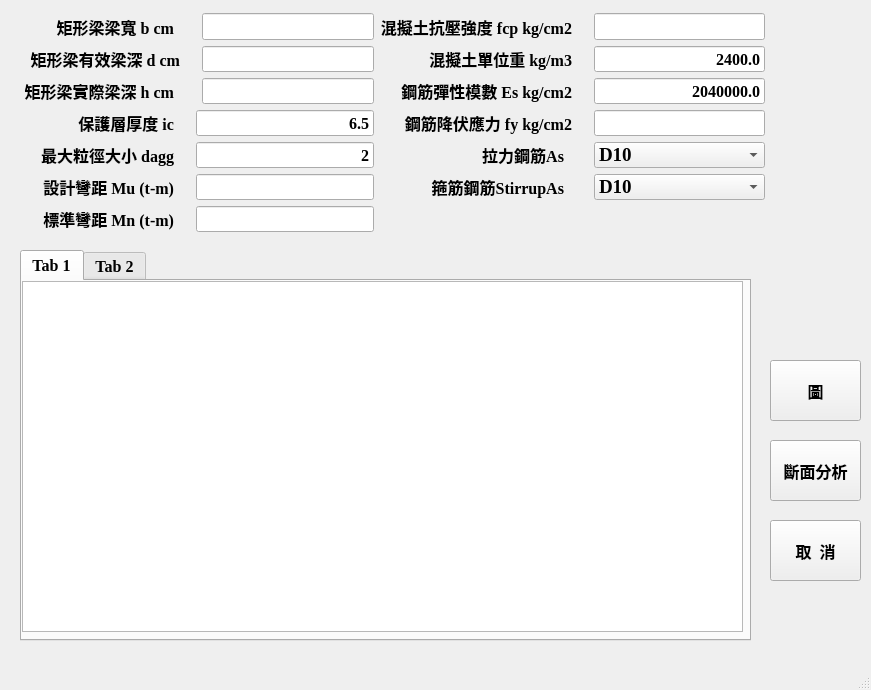
<?xml version="1.0" encoding="UTF-8"?>
<ui version="4.0">
 <class>D001_MainWindow</class>
 <widget class="QMainWindow" name="D001_MainWindow">
  <property name="geometry">
   <rect>
    <x>0</x>
    <y>0</y>
    <width>871</width>
    <height>690</height>
   </rect>
  </property>
  <property name="windowTitle">
   <string>單筋梁設計</string>
  </property>
  <widget class="QWidget" name="centralwidget">
   <widget class="QPushButton" name="btn_Cancel">
    <property name="geometry">
     <rect>
      <x>770</x>
      <y>520</y>
      <width>91</width>
      <height>61</height>
     </rect>
    </property>
    <property name="font">
     <font>
      <family>Times New Roman</family>
      <pointsize>12</pointsize>
      <weight>75</weight>
      <bold>true</bold>
     </font>
    </property>
    <property name="text">
     <string>取  消</string>
    </property>
   </widget>
   <widget class="QPushButton" name="btn_Enter">
    <property name="geometry">
     <rect>
      <x>770</x>
      <y>440</y>
      <width>91</width>
      <height>61</height>
     </rect>
    </property>
    <property name="font">
     <font>
      <family>Times New Roman</family>
      <pointsize>12</pointsize>
      <weight>75</weight>
      <bold>true</bold>
     </font>
    </property>
    <property name="text">
     <string>斷面分析</string>
    </property>
   </widget>
   <widget class="QTabWidget" name="tabWidget">
    <property name="geometry">
     <rect>
      <x>20</x>
      <y>250</y>
      <width>731</width>
      <height>391</height>
     </rect>
    </property>
    <property name="font">
     <font>
      <family>Times New Roman</family>
      <pointsize>12</pointsize>
      <weight>75</weight>
      <bold>true</bold>
     </font>
    </property>
    <property name="currentIndex">
     <number>0</number>
    </property>
    <property name="tabBarAutoHide">
     <bool>true</bool>
    </property>
    <widget class="QWidget" name="tab">
     <attribute name="title">
      <string>Tab 1</string>
     </attribute>
     <widget class="QListWidget" name="listWidget">
      <property name="geometry">
       <rect>
        <x>0</x>
        <y>0</y>
        <width>721</width>
        <height>351</height>
       </rect>
      </property>
      <property name="font">
       <font>
        <family>Times New Roman</family>
        <pointsize>12</pointsize>
        <weight>75</weight>
        <bold>true</bold>
       </font>
      </property>
     </widget>
    </widget>
    <widget class="QWidget" name="tab_2">
     <attribute name="title">
      <string>Tab 2</string>
     </attribute>
     <widget class="QWidget" name="layoutWidget">
      <property name="geometry">
       <rect>
        <x>0</x>
        <y>1</y>
        <width>711</width>
        <height>346</height>
       </rect>
      </property>
      <layout class="QGridLayout" name="gridLayout_2">
       <item row="2" column="2">
        <widget class="QLabel" name="label_9">
         <property name="font">
          <font>
           <family>Times New Roman</family>
           <pointsize>12</pointsize>
           <weight>75</weight>
           <bold>true</bold>
          </font>
         </property>
         <property name="text">
          <string>鋼筋降伏強度 (Kg/cm2) fy</string>
         </property>
        </widget>
       </item>
       <item row="0" column="0" colspan="4">
        <widget class="QLabel" name="label_62">
         <property name="font">
          <font>
           <family>Times New Roman</family>
           <pointsize>12</pointsize>
           <weight>75</weight>
           <bold>true</bold>
          </font>
         </property>
         <property name="text">
          <string>單筋矩形梁斷面設計							</string>
         </property>
         <property name="alignment">
          <set>Qt::AlignCenter</set>
         </property>
        </widget>
       </item>
       <item row="3" column="2">
        <widget class="QLabel" name="label_13">
         <property name="font">
          <font>
           <family>Times New Roman</family>
           <pointsize>12</pointsize>
           <weight>75</weight>
           <bold>true</bold>
          </font>
         </property>
         <property name="text">
          <string>鋼筋彈性模數 Kg/cm2</string>
         </property>
        </widget>
       </item>
       <item row="3" column="1">
        <widget class="QLabel" name="label_ic">
         <property name="font">
          <font>
           <family>Times New Roman</family>
           <pointsize>12</pointsize>
           <weight>75</weight>
           <bold>true</bold>
          </font>
         </property>
         <property name="text">
          <string>7.00 </string>
         </property>
        </widget>
       </item>
       <item row="3" column="3">
        <widget class="QLabel" name="label_Es">
         <property name="font">
          <font>
           <family>Times New Roman</family>
           <pointsize>12</pointsize>
           <weight>75</weight>
           <bold>true</bold>
          </font>
         </property>
         <property name="text">
          <string>2040000 </string>
         </property>
        </widget>
       </item>
       <item row="1" column="2">
        <widget class="QLabel" name="label_5">
         <property name="font">
          <font>
           <family>Times New Roman</family>
           <pointsize>12</pointsize>
           <weight>75</weight>
           <bold>true</bold>
          </font>
         </property>
         <property name="text">
          <string>混凝土抗壓強度(kg/cm2)fc'</string>
         </property>
        </widget>
       </item>
       <item row="4" column="0">
        <widget class="QLabel" name="label_16">
         <property name="font">
          <font>
           <family>Times New Roman</family>
           <pointsize>12</pointsize>
           <weight>75</weight>
           <bold>true</bold>
          </font>
         </property>
         <property name="text">
          <string>標稱彎矩Mn (t-m)		</string>
         </property>
        </widget>
       </item>
       <item row="4" column="1">
        <widget class="QLabel" name="label_Mn">
         <property name="font">
          <font>
           <family>Times New Roman</family>
           <pointsize>12</pointsize>
           <weight>75</weight>
           <bold>true</bold>
          </font>
         </property>
         <property name="text">
          <string>20.00 </string>
         </property>
        </widget>
       </item>
       <item row="3" column="0">
        <widget class="QLabel" name="label_12">
         <property name="font">
          <font>
           <family>Times New Roman</family>
           <pointsize>12</pointsize>
           <weight>75</weight>
           <bold>true</bold>
          </font>
         </property>
         <property name="text">
          <string>鋼筋保護層厚度 cm</string>
         </property>
        </widget>
       </item>
       <item row="2" column="0">
        <widget class="QLabel" name="label_8">
         <property name="font">
          <font>
           <family>Times New Roman</family>
           <pointsize>12</pointsize>
           <weight>75</weight>
           <bold>true</bold>
          </font>
         </property>
         <property name="text">
          <string>矩形梁實際梁深 (cm) h</string>
         </property>
        </widget>
       </item>
       <item row="2" column="3">
        <widget class="QLabel" name="label_fy">
         <property name="font">
          <font>
           <family>Times New Roman</family>
           <pointsize>12</pointsize>
           <weight>75</weight>
           <bold>true</bold>
          </font>
         </property>
         <property name="text">
          <string>2800</string>
         </property>
        </widget>
       </item>
       <item row="1" column="1">
        <widget class="QLabel" name="label_b">
         <property name="font">
          <font>
           <family>Times New Roman</family>
           <pointsize>12</pointsize>
           <weight>75</weight>
           <bold>true</bold>
          </font>
         </property>
         <property name="text">
          <string>30.00 </string>
         </property>
        </widget>
       </item>
       <item row="4" column="2">
        <widget class="QLabel" name="label_17">
         <property name="font">
          <font>
           <family>Times New Roman</family>
           <pointsize>12</pointsize>
           <weight>75</weight>
           <bold>true</bold>
          </font>
         </property>
         <property name="text">
          <string>設計彎矩  Mu (t-m)</string>
         </property>
        </widget>
       </item>
       <item row="2" column="1">
        <widget class="QLabel" name="label_h">
         <property name="font">
          <font>
           <family>Times New Roman</family>
           <pointsize>12</pointsize>
           <weight>75</weight>
           <bold>true</bold>
          </font>
         </property>
         <property name="text">
          <string>53.00 </string>
         </property>
        </widget>
       </item>
       <item row="1" column="3">
        <widget class="QLabel" name="label_fcp">
         <property name="font">
          <font>
           <family>Times New Roman</family>
           <pointsize>12</pointsize>
           <weight>75</weight>
           <bold>true</bold>
          </font>
         </property>
         <property name="text">
          <string>210</string>
         </property>
        </widget>
       </item>
       <item row="1" column="0">
        <widget class="QLabel" name="label_3">
         <property name="font">
          <font>
           <family>Times New Roman</family>
           <pointsize>12</pointsize>
           <weight>75</weight>
           <bold>true</bold>
          </font>
         </property>
         <property name="text">
          <string>矩形梁梁寬 (cm) b</string>
         </property>
        </widget>
       </item>
       <item row="9" column="2">
        <widget class="QLabel" name="label_37">
         <property name="font">
          <font>
           <family>Times New Roman</family>
           <pointsize>12</pointsize>
           <weight>75</weight>
           <bold>true</bold>
          </font>
         </property>
         <property name="text">
          <string>最小鋼筋量</string>
         </property>
        </widget>
       </item>
       <item row="11" column="3">
        <widget class="QLabel" name="label_Rn">
         <property name="font">
          <font>
           <family>Times New Roman</family>
           <pointsize>12</pointsize>
           <weight>75</weight>
           <bold>true</bold>
          </font>
         </property>
         <property name="text">
          <string>33.32 </string>
         </property>
        </widget>
       </item>
       <item row="12" column="1">
        <widget class="QLabel" name="label_R_req">
         <property name="font">
          <font>
           <family>Times New Roman</family>
           <pointsize>12</pointsize>
           <weight>75</weight>
           <bold>true</bold>
          </font>
         </property>
         <property name="text">
          <string>0.01328 </string>
         </property>
        </widget>
       </item>
       <item row="6" column="0" colspan="4">
        <widget class="QLabel" name="label_65">
         <property name="font">
          <font>
           <family>Times New Roman</family>
           <pointsize>12</pointsize>
           <weight>75</weight>
           <bold>true</bold>
          </font>
         </property>
         <property name="text">
          <string>已知梁寬, 求斷面有效深度及鋼筋量							</string>
         </property>
         <property name="alignment">
          <set>Qt::AlignCenter</set>
         </property>
        </widget>
       </item>
       <item row="7" column="3">
        <widget class="QLabel" name="label_a">
         <property name="font">
          <font>
           <family>Times New Roman</family>
           <pointsize>12</pointsize>
           <weight>75</weight>
           <bold>true</bold>
          </font>
         </property>
         <property name="text">
          <string>26.09 </string>
         </property>
        </widget>
       </item>
       <item row="12" column="2">
        <widget class="QLabel" name="label_45">
         <property name="font">
          <font>
           <family>Times New Roman</family>
           <pointsize>12</pointsize>
           <weight>75</weight>
           <bold>true</bold>
          </font>
         </property>
         <property name="text">
          <string>需要的鋼筋量 As cm2</string>
         </property>
        </widget>
       </item>
       <item row="12" column="3">
        <widget class="QLabel" name="label_AreaS">
         <property name="font">
          <font>
           <family>Times New Roman</family>
           <pointsize>12</pointsize>
           <weight>75</weight>
           <bold>true</bold>
          </font>
         </property>
         <property name="text">
          <string>17.83 </string>
         </property>
        </widget>
       </item>
       <item row="10" column="2">
        <widget class="QLabel" name="label_41">
         <property name="font">
          <font>
           <family>Times New Roman</family>
           <pointsize>12</pointsize>
           <weight>75</weight>
           <bold>true</bold>
          </font>
         </property>
         <property name="text">
          <string>最大鋼筋量</string>
         </property>
        </widget>
       </item>
       <item row="8" column="1">
        <widget class="QLabel" name="label_beta">
         <property name="font">
          <font>
           <family>Times New Roman</family>
           <pointsize>12</pointsize>
           <weight>75</weight>
           <bold>true</bold>
          </font>
         </property>
         <property name="text">
          <string>0.850 </string>
         </property>
        </widget>
       </item>
       <item row="11" column="2">
        <widget class="QLabel" name="label_44">
         <property name="font">
          <font>
           <family>Times New Roman</family>
           <pointsize>12</pointsize>
           <weight>75</weight>
           <bold>true</bold>
          </font>
         </property>
         <property name="text">
          <string> Rn kg/cm2</string>
         </property>
        </widget>
       </item>
       <item row="12" column="0">
        <widget class="QLabel" name="label_52">
         <property name="font">
          <font>
           <family>Times New Roman</family>
           <pointsize>12</pointsize>
           <weight>75</weight>
           <bold>true</bold>
          </font>
         </property>
         <property name="text">
          <string>需要的鋼筋比ρ</string>
         </property>
        </widget>
       </item>
       <item row="5" column="1">
        <widget class="QLabel" name="label_D">
         <property name="font">
          <font>
           <family>Times New Roman</family>
           <pointsize>12</pointsize>
           <weight>75</weight>
           <bold>true</bold>
          </font>
         </property>
         <property name="text">
          <string>44.73 </string>
         </property>
        </widget>
       </item>
       <item row="4" column="3">
        <widget class="QLabel" name="label_Mu">
         <property name="font">
          <font>
           <family>Times New Roman</family>
           <pointsize>12</pointsize>
           <weight>75</weight>
           <bold>true</bold>
          </font>
         </property>
         <property name="text">
          <string>18.00 </string>
         </property>
        </widget>
       </item>
       <item row="8" column="0">
        <widget class="QLabel" name="label_32">
         <property name="font">
          <font>
           <family>Times New Roman</family>
           <pointsize>12</pointsize>
           <weight>75</weight>
           <bold>true</bold>
          </font>
         </property>
         <property name="text">
          <string>β</string>
         </property>
        </widget>
       </item>
       <item row="7" column="2">
        <widget class="QLabel" name="label_29">
         <property name="font">
          <font>
           <family>Times New Roman</family>
           <pointsize>12</pointsize>
           <weight>75</weight>
           <bold>true</bold>
          </font>
         </property>
         <property name="text">
          <string>等值壓力塊的深度a cm</string>
         </property>
        </widget>
       </item>
       <item row="9" column="0">
        <widget class="QLabel" name="label_36">
         <property name="font">
          <font>
           <family>Times New Roman</family>
           <pointsize>12</pointsize>
           <weight>75</weight>
           <bold>true</bold>
          </font>
         </property>
         <property name="text">
          <string>拉力破壞的最小鋼筋比ρmin</string>
         </property>
        </widget>
       </item>
       <item row="9" column="3">
        <widget class="QLabel" name="label_Asmin">
         <property name="font">
          <font>
           <family>Times New Roman</family>
           <pointsize>12</pointsize>
           <weight>75</weight>
           <bold>true</bold>
          </font>
         </property>
         <property name="text">
          <string>6.71 </string>
         </property>
        </widget>
       </item>
       <item row="7" column="0">
        <widget class="QLabel" name="label_28">
         <property name="font">
          <font>
           <family>Times New Roman</family>
           <pointsize>12</pointsize>
           <weight>75</weight>
           <bold>true</bold>
          </font>
         </property>
         <property name="text">
          <string>斷面尺寸固定,設計鋼筋量</string>
         </property>
        </widget>
       </item>
       <item row="9" column="1">
        <widget class="QLabel" name="label_rmin">
         <property name="font">
          <font>
           <family>Times New Roman</family>
           <pointsize>12</pointsize>
           <weight>75</weight>
           <bold>true</bold>
          </font>
         </property>
         <property name="text">
          <string>0.00500 </string>
         </property>
        </widget>
       </item>
       <item row="10" column="1">
        <widget class="QLabel" name="label_rmax">
         <property name="font">
          <font>
           <family>Times New Roman</family>
           <pointsize>12</pointsize>
           <weight>75</weight>
           <bold>true</bold>
          </font>
         </property>
         <property name="text">
          <string>0.02788 </string>
         </property>
        </widget>
       </item>
       <item row="10" column="0">
        <widget class="QLabel" name="label_40">
         <property name="font">
          <font>
           <family>Times New Roman</family>
           <pointsize>12</pointsize>
           <weight>75</weight>
           <bold>true</bold>
          </font>
         </property>
         <property name="text">
          <string>拉力破壞的最大鋼筋比ρmax</string>
         </property>
        </widget>
       </item>
       <item row="10" column="3">
        <widget class="QLabel" name="label_Asmax">
         <property name="font">
          <font>
           <family>Times New Roman</family>
           <pointsize>12</pointsize>
           <weight>75</weight>
           <bold>true</bold>
          </font>
         </property>
         <property name="text">
          <string>37.42 </string>
         </property>
        </widget>
       </item>
       <item row="11" column="0">
        <widget class="QLabel" name="label_43">
         <property name="font">
          <font>
           <family>Times New Roman</family>
           <pointsize>12</pointsize>
           <weight>75</weight>
           <bold>true</bold>
          </font>
         </property>
         <property name="text">
          <string>材料強度m</string>
         </property>
        </widget>
       </item>
       <item row="11" column="1">
        <widget class="QLabel" name="label_m">
         <property name="font">
          <font>
           <family>Times New Roman</family>
           <pointsize>12</pointsize>
           <weight>75</weight>
           <bold>true</bold>
          </font>
         </property>
         <property name="text">
          <string>15.6863 </string>
         </property>
        </widget>
       </item>
       <item row="5" column="0">
        <widget class="QLabel" name="label_20">
         <property name="font">
          <font>
           <family>Times New Roman</family>
           <pointsize>12</pointsize>
           <weight>75</weight>
           <bold>true</bold>
          </font>
         </property>
         <property name="text">
          <string>矩形梁有效梁深 (cm) d</string>
         </property>
        </widget>
       </item>
       <item row="7" column="1">
        <widget class="QLabel" name="label_WperMeter">
         <property name="font">
          <font>
           <family>Times New Roman</family>
           <pointsize>12</pointsize>
           <weight>75</weight>
           <bold>true</bold>
          </font>
         </property>
         <property name="text">
          <string>381.60 </string>
         </property>
        </widget>
       </item>
      </layout>
     </widget>
    </widget>
   </widget>
   <widget class="QPushButton" name="btn_plt">
    <property name="geometry">
     <rect>
      <x>770</x>
      <y>360</y>
      <width>91</width>
      <height>61</height>
     </rect>
    </property>
    <property name="font">
     <font>
      <family>Times New Roman</family>
      <pointsize>12</pointsize>
      <weight>75</weight>
      <bold>true</bold>
     </font>
    </property>
    <property name="text">
     <string>圖</string>
    </property>
   </widget>
   <widget class="QWidget" name="layoutWidget">
    <property name="geometry">
     <rect>
      <x>24</x>
      <y>13</y>
      <width>741</width>
      <height>219</height>
     </rect>
    </property>
    <layout class="QGridLayout" name="gridLayout">
     <item row="0" column="0">
      <widget class="QLabel" name="lab_b">
       <property name="font">
        <font>
         <family>Times New Roman</family>
         <pointsize>12</pointsize>
         <weight>75</weight>
         <bold>true</bold>
        </font>
       </property>
       <property name="text">
        <string>矩形梁梁寬 b cm    </string>
       </property>
       <property name="alignment">
        <set>Qt::AlignRight|Qt::AlignTrailing|Qt::AlignVCenter</set>
       </property>
      </widget>
     </item>
     <item row="0" column="2">
      <widget class="QLineEdit" name="txb_b">
       <property name="font">
        <font>
         <family>Times New Roman</family>
         <pointsize>12</pointsize>
         <weight>75</weight>
         <bold>true</bold>
        </font>
       </property>
       <property name="alignment">
        <set>Qt::AlignRight|Qt::AlignTrailing|Qt::AlignVCenter</set>
       </property>
      </widget>
     </item>
     <item row="0" column="3">
      <widget class="QLabel" name="lab_fcp_2">
       <property name="font">
        <font>
         <family>Times New Roman</family>
         <pointsize>12</pointsize>
         <weight>75</weight>
         <bold>true</bold>
        </font>
       </property>
       <property name="text">
        <string>混擬土抗壓強度 fcp kg/cm2    </string>
       </property>
       <property name="alignment">
        <set>Qt::AlignRight|Qt::AlignTrailing|Qt::AlignVCenter</set>
       </property>
      </widget>
     </item>
     <item row="0" column="4">
      <widget class="QLineEdit" name="txb_fcp">
       <property name="font">
        <font>
         <family>Times New Roman</family>
         <pointsize>12</pointsize>
         <weight>75</weight>
         <bold>true</bold>
        </font>
       </property>
       <property name="alignment">
        <set>Qt::AlignRight|Qt::AlignTrailing|Qt::AlignVCenter</set>
       </property>
      </widget>
     </item>
     <item row="1" column="0" colspan="2">
      <widget class="QLabel" name="lab_h_3">
       <property name="font">
        <font>
         <family>Times New Roman</family>
         <pointsize>12</pointsize>
         <weight>75</weight>
         <bold>true</bold>
        </font>
       </property>
       <property name="text">
        <string>矩形梁有效梁深 d cm    </string>
       </property>
       <property name="alignment">
        <set>Qt::AlignRight|Qt::AlignTrailing|Qt::AlignVCenter</set>
       </property>
      </widget>
     </item>
     <item row="1" column="2">
      <widget class="QLineEdit" name="txb_d">
       <property name="font">
        <font>
         <family>Times New Roman</family>
         <pointsize>12</pointsize>
         <weight>75</weight>
         <bold>true</bold>
        </font>
       </property>
       <property name="alignment">
        <set>Qt::AlignRight|Qt::AlignTrailing|Qt::AlignVCenter</set>
       </property>
      </widget>
     </item>
     <item row="1" column="3">
      <widget class="QLabel" name="lab_unitWeight_3">
       <property name="font">
        <font>
         <family>Times New Roman</family>
         <pointsize>12</pointsize>
         <weight>75</weight>
         <bold>true</bold>
        </font>
       </property>
       <property name="layoutDirection">
        <enum>Qt::LeftToRight</enum>
       </property>
       <property name="text">
        <string>混擬土單位重 kg/m3    </string>
       </property>
       <property name="alignment">
        <set>Qt::AlignRight|Qt::AlignTrailing|Qt::AlignVCenter</set>
       </property>
      </widget>
     </item>
     <item row="1" column="4">
      <widget class="QLineEdit" name="txb_WperCubMeter">
       <property name="font">
        <font>
         <family>Times New Roman</family>
         <pointsize>12</pointsize>
         <weight>75</weight>
         <bold>true</bold>
        </font>
       </property>
       <property name="text">
        <string>2400.0</string>
       </property>
       <property name="alignment">
        <set>Qt::AlignRight|Qt::AlignTrailing|Qt::AlignVCenter</set>
       </property>
      </widget>
     </item>
     <item row="2" column="0">
      <widget class="QLabel" name="lab_h">
       <property name="font">
        <font>
         <family>Times New Roman</family>
         <pointsize>12</pointsize>
         <weight>75</weight>
         <bold>true</bold>
        </font>
       </property>
       <property name="text">
        <string>矩形梁實際梁深 h cm    </string>
       </property>
       <property name="alignment">
        <set>Qt::AlignRight|Qt::AlignTrailing|Qt::AlignVCenter</set>
       </property>
      </widget>
     </item>
     <item row="2" column="2">
      <widget class="QLineEdit" name="txb_h">
       <property name="font">
        <font>
         <family>Times New Roman</family>
         <pointsize>12</pointsize>
         <weight>75</weight>
         <bold>true</bold>
        </font>
       </property>
       <property name="alignment">
        <set>Qt::AlignRight|Qt::AlignTrailing|Qt::AlignVCenter</set>
       </property>
      </widget>
     </item>
     <item row="2" column="3">
      <widget class="QLabel" name="lab_Es_2">
       <property name="font">
        <font>
         <family>Times New Roman</family>
         <pointsize>12</pointsize>
         <weight>75</weight>
         <bold>true</bold>
        </font>
       </property>
       <property name="text">
        <string>鋼筋彈性模數 Es kg/cm2    </string>
       </property>
       <property name="alignment">
        <set>Qt::AlignRight|Qt::AlignTrailing|Qt::AlignVCenter</set>
       </property>
      </widget>
     </item>
     <item row="2" column="4">
      <widget class="QLineEdit" name="txb_Es">
       <property name="font">
        <font>
         <family>Times New Roman</family>
         <pointsize>12</pointsize>
         <weight>75</weight>
         <bold>true</bold>
        </font>
       </property>
       <property name="text">
        <string>2040000.0</string>
       </property>
       <property name="alignment">
        <set>Qt::AlignRight|Qt::AlignTrailing|Qt::AlignVCenter</set>
       </property>
      </widget>
     </item>
     <item row="3" column="0">
      <widget class="QLabel" name="lab_unitWeight_2">
       <property name="font">
        <font>
         <family>Times New Roman</family>
         <pointsize>12</pointsize>
         <weight>75</weight>
         <bold>true</bold>
        </font>
       </property>
       <property name="layoutDirection">
        <enum>Qt::LeftToRight</enum>
       </property>
       <property name="text">
        <string>保護層厚度 ic    </string>
       </property>
       <property name="alignment">
        <set>Qt::AlignRight|Qt::AlignTrailing|Qt::AlignVCenter</set>
       </property>
      </widget>
     </item>
     <item row="3" column="1" colspan="2">
      <widget class="QLineEdit" name="txb_ic">
       <property name="font">
        <font>
         <family>Times New Roman</family>
         <pointsize>12</pointsize>
         <weight>75</weight>
         <bold>true</bold>
        </font>
       </property>
       <property name="text">
        <string>6.5</string>
       </property>
       <property name="alignment">
        <set>Qt::AlignRight|Qt::AlignTrailing|Qt::AlignVCenter</set>
       </property>
      </widget>
     </item>
     <item row="3" column="3">
      <widget class="QLabel" name="lab_fy_2">
       <property name="font">
        <font>
         <family>Times New Roman</family>
         <pointsize>12</pointsize>
         <weight>75</weight>
         <bold>true</bold>
        </font>
       </property>
       <property name="layoutDirection">
        <enum>Qt::LeftToRight</enum>
       </property>
       <property name="text">
        <string>鋼筋降伏應力 fy kg/cm2    </string>
       </property>
       <property name="alignment">
        <set>Qt::AlignRight|Qt::AlignTrailing|Qt::AlignVCenter</set>
       </property>
      </widget>
     </item>
     <item row="3" column="4">
      <widget class="QLineEdit" name="txb_fy">
       <property name="font">
        <font>
         <family>Times New Roman</family>
         <pointsize>12</pointsize>
         <weight>75</weight>
         <bold>true</bold>
        </font>
       </property>
       <property name="alignment">
        <set>Qt::AlignRight|Qt::AlignTrailing|Qt::AlignVCenter</set>
       </property>
      </widget>
     </item>
     <item row="4" column="0">
      <widget class="QLabel" name="lab_dagg">
       <property name="font">
        <font>
         <family>Times New Roman</family>
         <pointsize>12</pointsize>
         <weight>75</weight>
         <bold>true</bold>
        </font>
       </property>
       <property name="layoutDirection">
        <enum>Qt::LeftToRight</enum>
       </property>
       <property name="text">
        <string>最大粒徑大小 dagg    </string>
       </property>
       <property name="alignment">
        <set>Qt::AlignRight|Qt::AlignTrailing|Qt::AlignVCenter</set>
       </property>
      </widget>
     </item>
     <item row="4" column="1" colspan="2">
      <widget class="QLineEdit" name="txb_dagg">
       <property name="font">
        <font>
         <family>Times New Roman</family>
         <pointsize>12</pointsize>
         <weight>75</weight>
         <bold>true</bold>
        </font>
       </property>
       <property name="text">
        <string>2</string>
       </property>
       <property name="alignment">
        <set>Qt::AlignRight|Qt::AlignTrailing|Qt::AlignVCenter</set>
       </property>
      </widget>
     </item>
     <item row="4" column="3">
      <widget class="QLabel" name="lab_As_2">
       <property name="font">
        <font>
         <family>Times New Roman</family>
         <pointsize>12</pointsize>
         <weight>75</weight>
         <bold>true</bold>
        </font>
       </property>
       <property name="layoutDirection">
        <enum>Qt::LeftToRight</enum>
       </property>
       <property name="text">
        <string>拉力鋼筋As      </string>
       </property>
       <property name="alignment">
        <set>Qt::AlignRight|Qt::AlignTrailing|Qt::AlignVCenter</set>
       </property>
       <property name="buddy">
        <cstring></cstring>
       </property>
      </widget>
     </item>
     <item row="4" column="4">
      <widget class="QComboBox" name="cbx_BarAsi">
       <property name="sizePolicy">
        <sizepolicy hsizetype="Preferred" vsizetype="Fixed">
         <horstretch>0</horstretch>
         <verstretch>0</verstretch>
        </sizepolicy>
       </property>
       <property name="font">
        <font>
         <family>Times New Roman</family>
         <pointsize>14</pointsize>
         <weight>75</weight>
         <bold>true</bold>
        </font>
       </property>
       <property name="currentText">
        <string>D10</string>
       </property>
       <item>
        <property name="text">
         <string>D10</string>
        </property>
       </item>
       <item>
        <property name="text">
         <string>D13</string>
        </property>
       </item>
       <item>
        <property name="text">
         <string>D16</string>
        </property>
       </item>
       <item>
        <property name="text">
         <string>D19</string>
        </property>
       </item>
       <item>
        <property name="text">
         <string>D22</string>
        </property>
       </item>
       <item>
        <property name="text">
         <string>D25</string>
        </property>
       </item>
       <item>
        <property name="text">
         <string>D29</string>
        </property>
       </item>
       <item>
        <property name="text">
         <string>D32</string>
        </property>
       </item>
       <item>
        <property name="text">
         <string>D36</string>
        </property>
       </item>
       <item>
        <property name="text">
         <string>D43</string>
        </property>
       </item>
       <item>
        <property name="text">
         <string>D57</string>
        </property>
       </item>
      </widget>
     </item>
     <item row="5" column="0">
      <widget class="QLabel" name="lab_h_4">
       <property name="font">
        <font>
         <family>Times New Roman</family>
         <pointsize>12</pointsize>
         <weight>75</weight>
         <bold>true</bold>
        </font>
       </property>
       <property name="layoutDirection">
        <enum>Qt::LeftToRight</enum>
       </property>
       <property name="text">
        <string>設計彎距 Mu (t-m)    </string>
       </property>
       <property name="alignment">
        <set>Qt::AlignRight|Qt::AlignTrailing|Qt::AlignVCenter</set>
       </property>
       <property name="buddy">
        <cstring></cstring>
       </property>
      </widget>
     </item>
     <item row="5" column="1" colspan="2">
      <widget class="QLineEdit" name="txb_Mu">
       <property name="font">
        <font>
         <family>Times New Roman</family>
         <pointsize>12</pointsize>
         <weight>75</weight>
         <bold>true</bold>
        </font>
       </property>
       <property name="text">
        <string/>
       </property>
       <property name="alignment">
        <set>Qt::AlignRight|Qt::AlignTrailing|Qt::AlignVCenter</set>
       </property>
      </widget>
     </item>
     <item row="5" column="3">
      <widget class="QLabel" name="lab_StirrupAs">
       <property name="font">
        <font>
         <family>Times New Roman</family>
         <pointsize>12</pointsize>
         <weight>75</weight>
         <bold>true</bold>
        </font>
       </property>
       <property name="layoutDirection">
        <enum>Qt::LeftToRight</enum>
       </property>
       <property name="text">
        <string>箍筋鋼筋StirrupAs      </string>
       </property>
       <property name="alignment">
        <set>Qt::AlignRight|Qt::AlignTrailing|Qt::AlignVCenter</set>
       </property>
       <property name="buddy">
        <cstring></cstring>
       </property>
      </widget>
     </item>
     <item row="5" column="4">
      <widget class="QComboBox" name="cbx_StirrupAsi">
       <property name="sizePolicy">
        <sizepolicy hsizetype="Preferred" vsizetype="Fixed">
         <horstretch>0</horstretch>
         <verstretch>0</verstretch>
        </sizepolicy>
       </property>
       <property name="font">
        <font>
         <family>Times New Roman</family>
         <pointsize>14</pointsize>
         <weight>75</weight>
         <bold>true</bold>
        </font>
       </property>
       <property name="currentText">
        <string>D10</string>
       </property>
       <item>
        <property name="text">
         <string>D10</string>
        </property>
       </item>
       <item>
        <property name="text">
         <string>D13</string>
        </property>
       </item>
       <item>
        <property name="text">
         <string>D16</string>
        </property>
       </item>
       <item>
        <property name="text">
         <string>D19</string>
        </property>
       </item>
       <item>
        <property name="text">
         <string>D22</string>
        </property>
       </item>
       <item>
        <property name="text">
         <string>D25</string>
        </property>
       </item>
       <item>
        <property name="text">
         <string>D29</string>
        </property>
       </item>
       <item>
        <property name="text">
         <string>D32</string>
        </property>
       </item>
       <item>
        <property name="text">
         <string>D36</string>
        </property>
       </item>
       <item>
        <property name="text">
         <string>D43</string>
        </property>
       </item>
       <item>
        <property name="text">
         <string>D57</string>
        </property>
       </item>
      </widget>
     </item>
     <item row="6" column="0">
      <widget class="QLabel" name="lab_h_5">
       <property name="font">
        <font>
         <family>Times New Roman</family>
         <pointsize>12</pointsize>
         <weight>75</weight>
         <bold>true</bold>
        </font>
       </property>
       <property name="layoutDirection">
        <enum>Qt::LeftToRight</enum>
       </property>
       <property name="text">
        <string>標準彎距 Mn (t-m)    </string>
       </property>
       <property name="alignment">
        <set>Qt::AlignRight|Qt::AlignTrailing|Qt::AlignVCenter</set>
       </property>
       <property name="buddy">
        <cstring></cstring>
       </property>
      </widget>
     </item>
     <item row="6" column="1" colspan="2">
      <widget class="QLineEdit" name="txb_Mn">
       <property name="font">
        <font>
         <family>Times New Roman</family>
         <pointsize>12</pointsize>
         <weight>75</weight>
         <bold>true</bold>
        </font>
       </property>
       <property name="text">
        <string/>
       </property>
       <property name="alignment">
        <set>Qt::AlignRight|Qt::AlignTrailing|Qt::AlignVCenter</set>
       </property>
      </widget>
     </item>
    </layout>
   </widget>
  </widget>
  <widget class="QMenuBar" name="menubar">
   <property name="geometry">
    <rect>
     <x>0</x>
     <y>0</y>
     <width>871</width>
     <height>21</height>
    </rect>
   </property>
  </widget>
  <widget class="QStatusBar" name="statusbar"/>
 </widget>
 <resources/>
 <connections/>
</ui>
